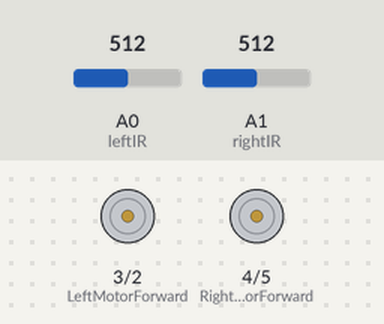
A sketch run on a simulated Arduino Uno, built with avr-gcc and run on an emulated ATmega328P. Shown: motor-driver pin pairs drawn as motors (green arrow = first pin HIGH = forward, orange = second pin HIGH = backward, longer = more drive). The test bench sets the inputs (shaded band); at power-on: A0 (leftIR) = 512, A1 (rightIR) = 512.

Above: at 1.2 s.
1.3 s: A0 (leftIR) set to 481
At 1.6 s:
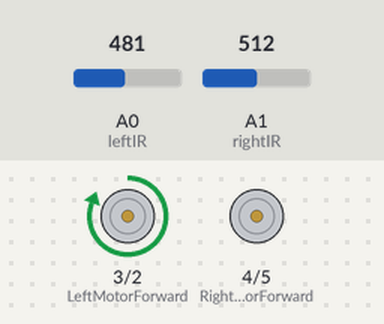
2.8 s: A1 (rightIR) set to 488
At 3.9 s:
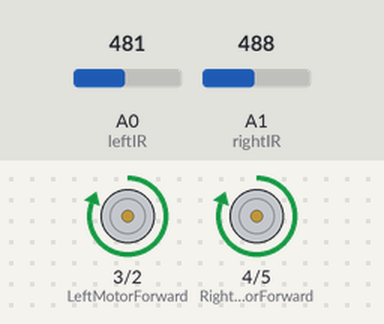
4.3 s: A0 (leftIR) set to 510
At 5.1 s:
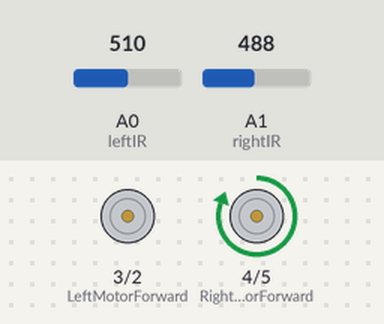
5.8 s: A0 (leftIR) set to 490
At 6.2 s:
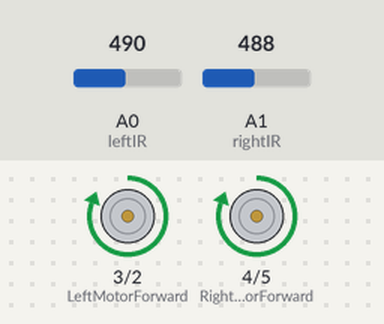
7.3 s: A0 (leftIR) set to 511
At 8.6 s:
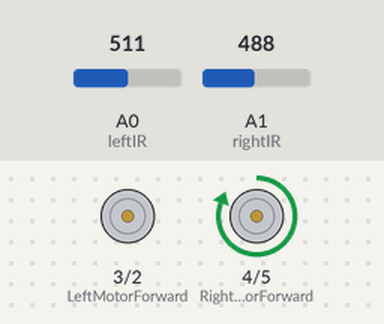
Timing chart, 0 to 9.8 s (numbered marks = the images above; inputs shaded):
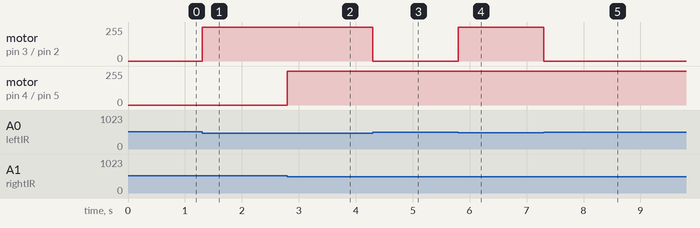

Measured:
- the behaviour switches between 500 and 499 on A0 (leftIR) (found by bisection; images 0 and 1)
- the behaviour switches between 500 and 499 on A1 (rightIR) (found by bisection; images 1 and 2)
- after the input at 1.3 s, motor on pin 3 (LeftMotorForward) / pin 2 (LeftMotorReverse): stopped → forward 255/255 at once
- after the input at 2.8 s, motor on pin 4 (RightMotorForward) / pin 5 (RightMotorReverse): stopped → forward 255/255 at once
- after the input at 4.3 s, motor on pin 3 (LeftMotorForward) / pin 2 (LeftMotorReverse): forward 255/255 → stopped at once
- after the input at 5.8 s, motor on pin 3 (LeftMotorForward) / pin 2 (LeftMotorReverse): stopped → forward 255/255 at once
- after the input at 7.3 s, motor on pin 3 (LeftMotorForward) / pin 2 (LeftMotorReverse): forward 255/255 → stopped at once

The sketch:

line_following_robot.ino
```cpp
int LeftMotorForward = 3;
int LeftMotorReverse = 2;
int RightMotorForward = 4;
int RightMotorReverse = 5;
int leftIR = A0;
int rightIR = A1;

void setup() {
  // put your setup code here, to run once:
  pinMode(LeftMotorForward,OUTPUT);
  pinMode(LeftMotorReverse,OUTPUT);
  pinMode(RightMotorForward,OUTPUT);
  pinMode(RightMotorReverse,OUTPUT);
  pinMode(leftIR,INPUT);
  pinMode(rightIR,INPUT);
}

void loop() {
  // put your main code here, to run repeatedly:

  if( analogRead(leftIR) < 500 && analogRead(rightIR) < 500 ) //Forward
  {
    digitalWrite(LeftMotorForward,HIGH);
    digitalWrite(RightMotorForward,HIGH);
  }

  else if( analogRead(leftIR) < 500 && analogRead(rightIR) >= 500 ) //Right Turn
  {
    digitalWrite(LeftMotorForward,HIGH);
    digitalWrite(RightMotorForward,LOW);
  }

  else if( analogRead(leftIR) >= 500 && analogRead(rightIR) < 500 ) //Left Turn
  {
    digitalWrite(LeftMotorForward,LOW);
    digitalWrite(RightMotorForward,HIGH);
  }

  else //Stop
  {
    digitalWrite(LeftMotorForward,LOW);
    digitalWrite(RightMotorForward,LOW);
  }

  delay(1);
}
```
